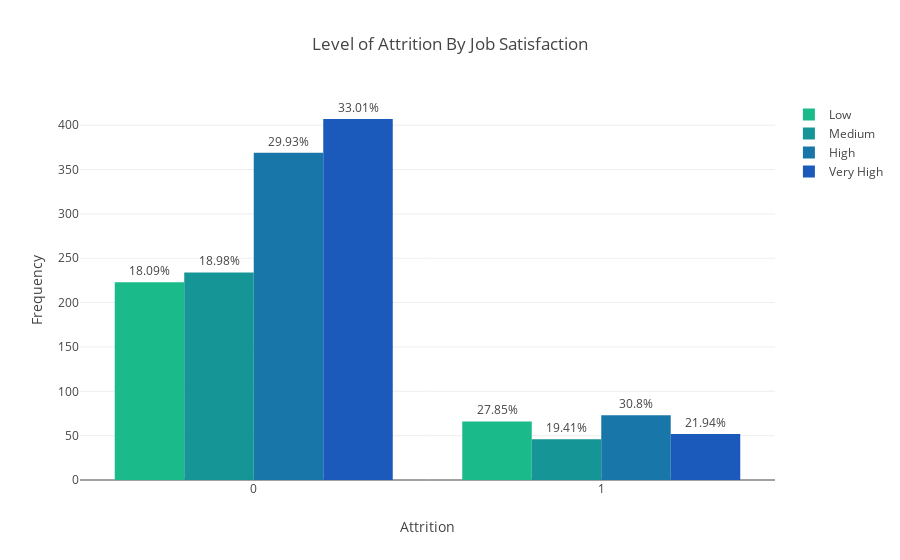

The notebook cell this image was saved under:
### Code cell
trace1 = go.Bar(
    x= data[data['JobSatisfaction'] == 1]['Attrition'].value_counts().index,
    y= data[data['JobSatisfaction'] == 1]['Attrition'].value_counts(),
    text = ('{}%'.format(round(data[data['JobSatisfaction'] == 1]['Attrition'].value_counts().iloc[0]/
                               sum(data[data['Attrition'] == 0]['JobSatisfaction'].value_counts())*100, 2)), 
            '{}%'.format(round(data[data['JobSatisfaction'] == 1]['Attrition'].value_counts().iloc[1]/
                               sum(data[data['Attrition'] == 1]['JobSatisfaction'].value_counts())*100, 2))
           ),
    textposition = 'outside',
    name= 'Low',
    marker = dict(color=['#1bba8a', '#1bba8a'])
)

trace2 = go.Bar(
    x= data[data['JobSatisfaction'] == 2]['Attrition'].value_counts().index,
    y= data[data['JobSatisfaction'] == 2]['Attrition'].value_counts(),
    text = ('{}%'.format(round(data[data['JobSatisfaction'] == 2]['Attrition'].value_counts().iloc[0]/
                               sum(data[data['Attrition'] == 0]['JobSatisfaction'].value_counts())*100, 2)), 
            '{}%'.format(round(data[data['JobSatisfaction'] == 2]['Attrition'].value_counts().iloc[1]/
                               sum(data[data['Attrition'] == 1]['JobSatisfaction'].value_counts())*100, 2))
           ),
    textposition = 'outside',
    name= 'Medium',
    marker = dict(color=['#159595', '#159595'])
)

trace3 = go.Bar(
    x= data[data['JobSatisfaction'] == 3]['Attrition'].value_counts().index,
    y= data[data['JobSatisfaction'] == 3]['Attrition'].value_counts(),
    text = ('{}%'.format(round(data[data['JobSatisfaction'] == 3]['Attrition'].value_counts().iloc[0]/
                               sum(data[data['Attrition'] == 0]['JobSatisfaction'].value_counts())*100, 2)), 
            '{}%'.format(round(data[data['JobSatisfaction'] == 3]['Attrition'].value_counts().iloc[1]/
                               sum(data[data['Attrition'] == 1]['JobSatisfaction'].value_counts())*100, 2))
           ),
    textposition = 'outside',
    name= 'High',
    marker = dict(color=['#1877a8', '#1877a8'])
)

trace4 = go.Bar(
    x= data[data['JobSatisfaction'] == 4]['Attrition'].value_counts().index,
    y= data[data['JobSatisfaction'] == 4]['Attrition'].value_counts(),
    text = ('{}%'.format(round(data[data['JobSatisfaction'] == 4]['Attrition'].value_counts().iloc[0]/
                               sum(data[data['Attrition'] == 0]['JobSatisfaction'].value_counts())*100, 2)), 
            '{}%'.format(round(data[data['JobSatisfaction'] == 4]['Attrition'].value_counts().iloc[1]/
                               sum(data[data['Attrition'] == 1]['JobSatisfaction'].value_counts())*100, 2))
           ),
    textposition = 'outside',
    name= 'Very High',
    marker = dict(color=['#1B5ABA', '#1B5ABA'])
)

layout = go.Layout(
    barmode='group',
    title = 'Level of Attrition By Job Satisfaction',
    xaxis = dict(title='Attrition'),
    yaxis = dict(title='Frequency')
)

fig = dict(data=[trace1, trace2, trace3, trace4], layout=layout)
py.iplot(fig)

### Figure 1 — Plotly figure (JSON) as saved in the notebook; plotly's stock layout.template omitted (floating-point values rounded to 4 significant figures)
{"data": [{"marker": {"color": ["#1bba8a", "#1bba8a"]}, "name": "Low", "text": ["18.09%", "27.85%"], "textposition": "outside", "type": "bar", "uid": "972e4647-6fec-463d-81a5-fb76962d3242", "x": [0, 1], "y": [223, 66]}, {"marker": {"color": ["#159595", "#159595"]}, "name": "Medium", "text": ["18.98%", "19.41%"], "textposition": "outside", "type": "bar", "uid": "24593113-c842-4bce-83e5-aa0ed7bef1c7", "x": [0, 1], "y": [234, 46]}, {"marker": {"color": ["#1877a8", "#1877a8"]}, "name": "High", "text": ["29.93%", "30.8%"], "textposition": "outside", "type": "bar", "uid": "ee24dbae-0fe7-4cc9-9351-27d6e150d208", "x": [0, 1], "y": [369, 73]}, {"marker": {"color": ["#1B5ABA", "#1B5ABA"]}, "name": "Very High", "text": ["33.01%", "21.94%"], "textposition": "outside", "type": "bar", "uid": "ec4fa0cf-2cb0-4f8d-8db6-78b749b82456", "x": [0, 1], "y": [407, 52]}], "layout": {"barmode": "group", "title": {"text": "Level of Attrition By Job Satisfaction"}, "xaxis": {"title": {"text": "Attrition"}}, "yaxis": {"title": {"text": "Frequency"}}}}
